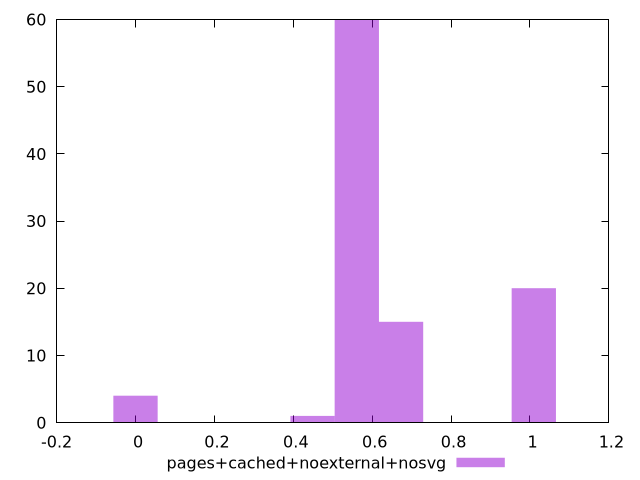

The script that saved this image:
$_pagesCachedNoexternalNosvg <<EOF
1.0097161146036302 20
0.5609533970020167 60
0 4
0.6731440764024201 15
0.4487627176016134 1
EOF
set key outside below
set terminal pngcairo
set output "report_00005_2020-11-02T22-26-11.212Z/cumulative-layout-shift/pages+cached+noexternal+nosvg//hist.png"
set yrange [0:60]
set boxwidth 0.11219067940040335
set style fill transparent solid 0.5 noborder
plot $_pagesCachedNoexternalNosvg title "pages+cached+noexternal+nosvg" with boxes ,
